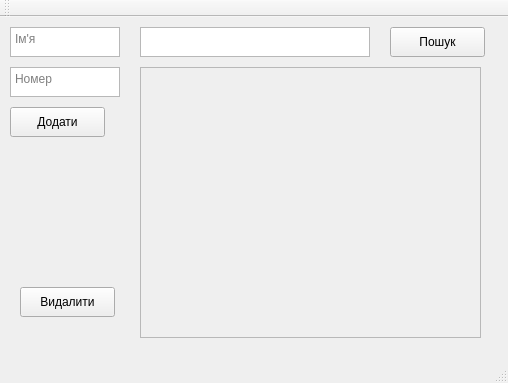
<?xml version="1.0" encoding="UTF-8"?>
<ui version="4.0">
 <class>MainWindow</class>
 <widget class="QMainWindow" name="MainWindow">
  <property name="geometry">
   <rect>
    <x>0</x>
    <y>0</y>
    <width>508</width>
    <height>383</height>
   </rect>
  </property>
  <property name="minimumSize">
   <size>
    <width>508</width>
    <height>383</height>
   </size>
  </property>
  <property name="maximumSize">
   <size>
    <width>508</width>
    <height>383</height>
   </size>
  </property>
  <property name="windowTitle">
   <string>MainWindow</string>
  </property>
  <widget class="QWidget" name="centralWidget">
   <widget class="QPushButton" name="addBtn">
    <property name="geometry">
     <rect>
      <x>10</x>
      <y>90</y>
      <width>95</width>
      <height>30</height>
     </rect>
    </property>
    <property name="text">
     <string>Додати</string>
    </property>
   </widget>
   <widget class="QPushButton" name="delBtn">
    <property name="geometry">
     <rect>
      <x>20</x>
      <y>270</y>
      <width>95</width>
      <height>30</height>
     </rect>
    </property>
    <property name="text">
     <string>Видалити</string>
    </property>
   </widget>
   <widget class="QTextEdit" name="find">
    <property name="geometry">
     <rect>
      <x>140</x>
      <y>10</y>
      <width>230</width>
      <height>30</height>
     </rect>
    </property>
   </widget>
   <widget class="QScrollArea" name="scrollArea">
    <property name="geometry">
     <rect>
      <x>140</x>
      <y>50</y>
      <width>341</width>
      <height>271</height>
     </rect>
    </property>
    <property name="widgetResizable">
     <bool>true</bool>
    </property>
    <widget class="QWidget" name="scrollAreaWidgetContents">
     <property name="geometry">
      <rect>
       <x>0</x>
       <y>0</y>
       <width>339</width>
       <height>269</height>
      </rect>
     </property>
    </widget>
   </widget>
   <widget class="QTextEdit" name="name">
    <property name="geometry">
     <rect>
      <x>10</x>
      <y>10</y>
      <width>110</width>
      <height>30</height>
     </rect>
    </property>
    <property name="cursor" stdset="0">
     <cursorShape>IBeamCursor</cursorShape>
    </property>
    <property name="contextMenuPolicy">
     <enum>Qt::NoContextMenu</enum>
    </property>
    <property name="toolTip">
     <string/>
    </property>
    <property name="whatsThis">
     <string/>
    </property>
    <property name="accessibleName">
     <string/>
    </property>
    <property name="accessibleDescription">
     <string/>
    </property>
    <property name="placeholderText">
     <string>Ім'я</string>
    </property>
   </widget>
   <widget class="QTextEdit" name="number">
    <property name="geometry">
     <rect>
      <x>10</x>
      <y>50</y>
      <width>110</width>
      <height>30</height>
     </rect>
    </property>
    <property name="cursor" stdset="0">
     <cursorShape>IBeamCursor</cursorShape>
    </property>
    <property name="contextMenuPolicy">
     <enum>Qt::NoContextMenu</enum>
    </property>
    <property name="toolTip">
     <string/>
    </property>
    <property name="whatsThis">
     <string/>
    </property>
    <property name="accessibleName">
     <string/>
    </property>
    <property name="accessibleDescription">
     <string/>
    </property>
    <property name="placeholderText">
     <string>Номер</string>
    </property>
   </widget>
   <widget class="QPushButton" name="findBtn">
    <property name="geometry">
     <rect>
      <x>390</x>
      <y>10</y>
      <width>95</width>
      <height>30</height>
     </rect>
    </property>
    <property name="text">
     <string>Пошук</string>
    </property>
   </widget>
  </widget>
  <widget class="QMenuBar" name="menuBar">
   <property name="geometry">
    <rect>
     <x>0</x>
     <y>0</y>
     <width>508</width>
     <height>26</height>
    </rect>
   </property>
  </widget>
  <widget class="QToolBar" name="mainToolBar">
   <attribute name="toolBarArea">
    <enum>TopToolBarArea</enum>
   </attribute>
   <attribute name="toolBarBreak">
    <bool>false</bool>
   </attribute>
  </widget>
  <widget class="QStatusBar" name="statusBar"/>
 </widget>
 <layoutdefault spacing="6" margin="11"/>
 <resources/>
 <connections/>
</ui>
